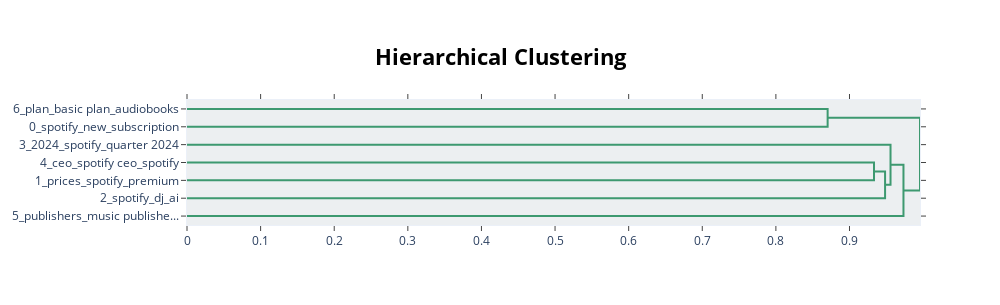

Notebook code cell kept with this figure:
### Code cell
# Visualise the topic hierarchy
topic_model.visualize_hierarchy(top_n_topics=9)

### Figure 1 — Plotly figure (JSON) as saved in the notebook; plotly's stock layout.template omitted (floating-point values rounded to 4 significant figures)
{"data": [{"hoverinfo": "text", "marker": {"color": "rgb(61,153,112)"}, "mode": "lines", "type": "scatter", "x": [0, 0.8703, 0.8703, 0], "xaxis": "x", "y": [-5, -5, -15, -15], "yaxis": "y"}, {"hoverinfo": "text", "marker": {"color": "rgb(61,153,112)"}, "mode": "lines", "type": "scatter", "x": [0, 0.9333, 0.9333, 0], "xaxis": "x", "y": [-35, -35, -45, -45], "yaxis": "y"}, {"hoverinfo": "text", "marker": {"color": "rgb(61,153,112)"}, "mode": "lines", "type": "scatter", "x": [0.9333, 0.9484, 0.9484, 0], "xaxis": "x", "y": [-40, -40, -55, -55], "yaxis": "y"}, {"hoverinfo": "text", "marker": {"color": "rgb(61,153,112)"}, "mode": "lines", "type": "scatter", "x": [0, 0.9557, 0.9557, 0.9484], "xaxis": "x", "y": [-25, -25, -47.5, -47.5], "yaxis": "y"}, {"hoverinfo": "text", "marker": {"color": "rgb(61,153,112)"}, "mode": "lines", "type": "scatter", "x": [0.9557, 0.9733, 0.9733, 0], "xaxis": "x", "y": [-36.25, -36.25, -65, -65], "yaxis": "y"}, {"hoverinfo": "text", "marker": {"color": "rgb(61,153,112)"}, "mode": "lines", "type": "scatter", "x": [0.8703, 0.9958, 0.9958, 0.9733], "xaxis": "x", "y": [-10, -10, -50.62, -50.62], "yaxis": "y"}], "layout": {"autosize": false, "height": 305, "hoverlabel": {"bgcolor": "white", "font": {"family": "Rockwell", "size": 16}}, "hovermode": "closest", "plot_bgcolor": "#ECEFF1", "showlegend": false, "title": {"font": {"color": "Black", "size": 22}, "text": "<b>Hierarchical Clustering</b>", "x": 0.5, "xanchor": "center", "yanchor": "top"}, "width": 1000, "xaxis": {"mirror": "allticks", "rangemode": "tozero", "showgrid": false, "showline": true, "showticklabels": true, "ticks": "outside", "type": "linear", "zeroline": false}, "yaxis": {"mirror": "allticks", "range": [-70, 0], "rangemode": "tozero", "showgrid": false, "showline": true, "showticklabels": true, "tickmode": "array", "ticks": "outside", "ticktext": ["6_plan_basic plan_audiobooks", "0_spotify_new_subscription", "3_2024_spotify_quarter 2024", "4_ceo_spotify ceo_spotify", "1_prices_spotify_premium", "2_spotify_dj_ai", "5_publishers_music publishe..."], "tickvals": [-5, -15, -25, -35, -45, -55, -65], "type": "linear", "zeroline": false}}}
